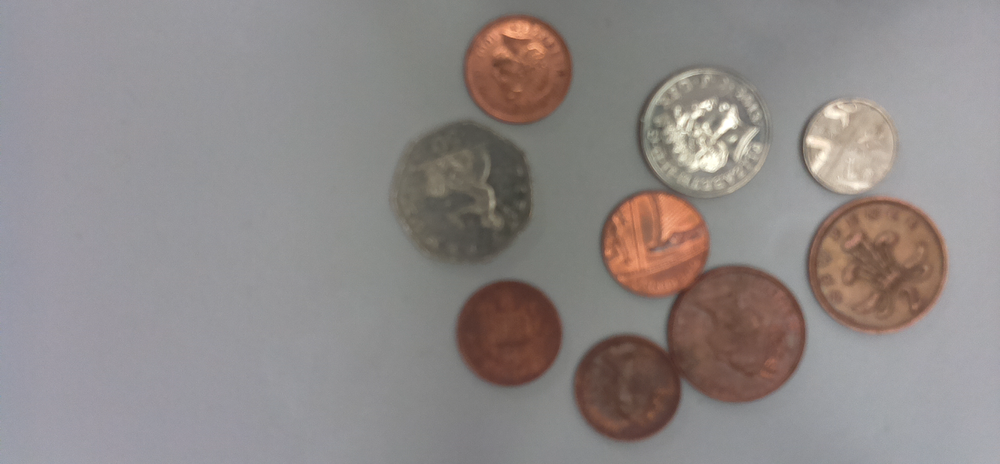
#> input picture capstone_coins.png, 1000 x 464 px, shrunk from 1920 x 890 before the run
$ python capstone_solution.py
#> lines starting #> are read from the running program, lines starting #| are printed output that depends on the picture; after the words box and inside, x2 and y2 are one past the last pixel; in counts of white or black regions, pixels touching at a corner belong together; long printed decimals are rounded
import sys
import numpy as np
import cv2

def av_pix(img,cricles,size):
    av_value = []
    for coords in circles[0,:]:
        col = np.mean(img[coords[1]-size:coords[1]+size,coords[0]-size:coords[0]+size])
        print(img[coords[1]-size:coords[1]+size,coords[0]-size:coords[0]+size])
        av_value.append(col)
    return av_value

def get_radius(circles):
    radius = []
    for coords in circles [0,:]:
        radius.append(coords[2])
    return radius

img = cv2.imread('capstone_coins.png', cv2.IMREAD_GRAYSCALE)
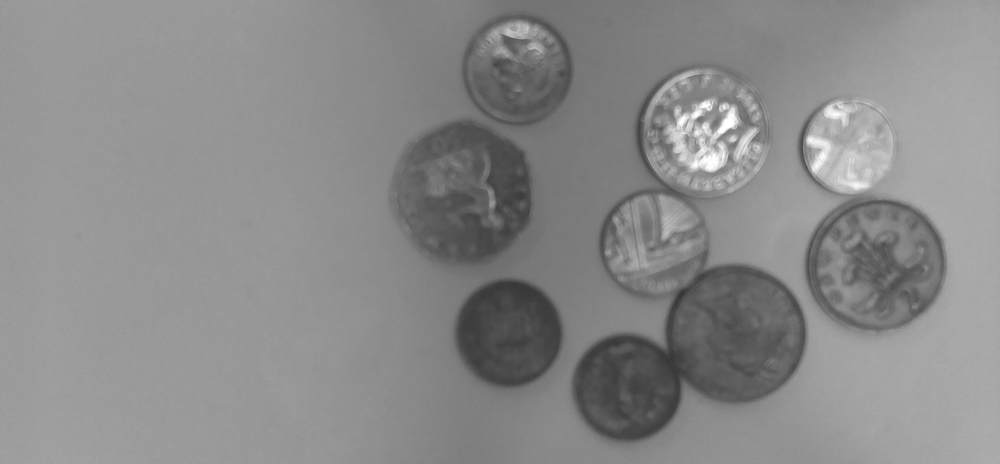
#> img: shape (464, 1000); min 51, max 255, mean 138
original_image = cv2.imread('capstone_coins.png')
#> original_image is the input picture: shape (464, 1000, 3); mean B, G, R 135.4, 136.8, 142.9
img = cv2.GaussianBlur(img, (5, 5), 0)

circles = cv2.HoughCircles(img, cv2.HOUGH_GRADIENT, 0.9, 120, param1=50, param2=27, minRadius=60, maxRadius=120)
#> circles = [[875.5, 264.5, 70.5], [734.5, 334.5, 69.9], [704.5, 133.5, 62.7]]

circles = np.uint16(np.around(circles))
#> circles = [[876, 264, 70], [734, 334, 70], [704, 134, 63]]
count = 1
for i in circles[0,:]:
    # draw the outer circle
    cv2.circle(original_image,(i[0],i[1]),i[2],(0,255,0),2)
    # draw the center of the circle
    cv2.circle(original_image,(i[0],i[1]),2,(0,0,255),3)
    # cv2.putText(original_image, str(count), (i[0], i[1]), cv2.FONT_HERSHEY_SIMPLEX, 2, (0,0,0), 2)
    count += 1
#> this loop made 3 passes
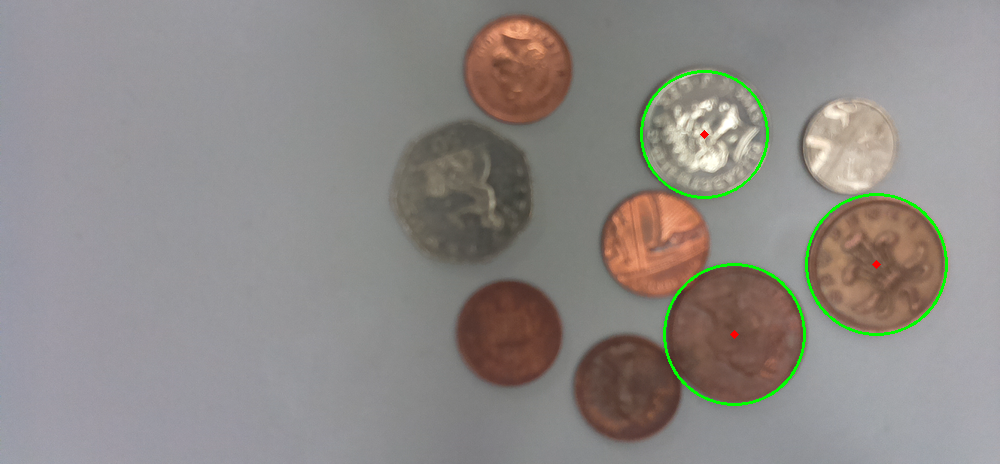
#> original_image: shape (464, 1000, 3); 0.82% of pixels changed, all inside (x1, y1, x2, y2) = (640, 70, 948, 406)
#> after the loop, count = 4

radii = get_radius(circles)
#> the loop in get_radius, `for coords in circles [0,:]:` made 3 passes
#> after the loop in get_radius, `for coords in circles [0,:]:`: radius = [70, 70, 63]
#> radii = [70, 70, 63]
print(radii)
#| [70, 70, 63]

bright_values = av_pix(img,circles,20)
#> the loop in av_pix, `for coords in circles[0,:]:` made 3 passes
#> (coords, col) on passes 1 to 3: ([876, 264, 70], 98.44), ([734, 334, 70], 87.8), ([704, 134, 63], 181.3)
#> (printed output is left out)
#> after the loop in av_pix, `for coords in circles[0,:]:`: av_value = [98.44, 87.8, 181.3]
#> bright_values = [98.44, 87.8, 181.3]
print(bright_values)
#| [98.435, 87.796, 181.294]

values = []
for a,b in zip(bright_values,radii):
    if a > 150 and b > 110:
        values.append(10)
    elif a > 150 and b <= 110:
        values.append(5)
    elif a < 150 and b > 110:
        values.append(2)
    elif a < 150 and b < 110:
        values.append(1)
#> this loop made 3 passes
#> (a, b) on passes 1 to 3: (98.44, 70), (87.8, 70), (181.3, 63)
#> after the loop, values = [1, 1, 5]
print(values)
#| [1, 1, 5]
count_2 = 0
for i in circles [0,:]:
    cv2.putText(original_image, str(values[count_2]) + 'p', (i[0],i[1]), cv2.FONT_HERSHEY_SIMPLEX, 2, (0,0,0), 2)
    count_2 += 1
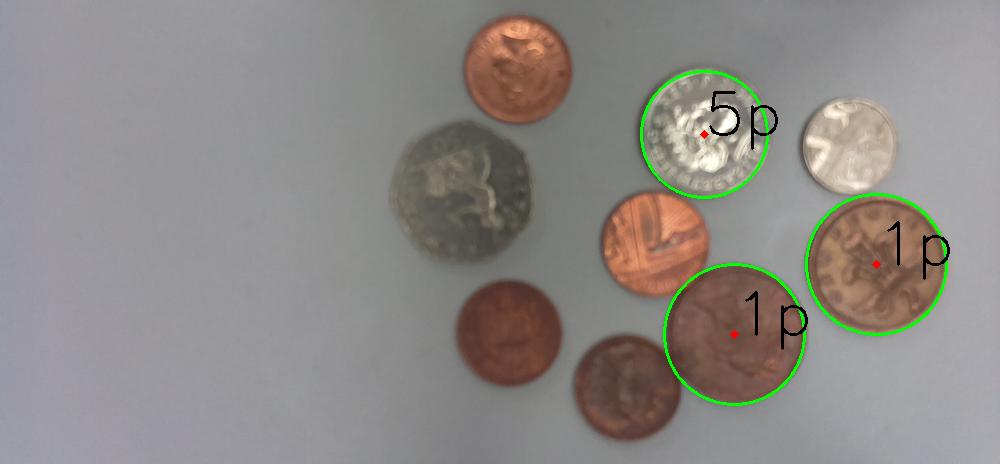
#> original_image: shape (464, 1000, 3); 0.36% of pixels changed, all inside (x1, y1, x2, y2) = (709, 91, 950, 350)
#> after the loop, count_2 = 3
cv2.putText(original_image, 'ESTIMATED TOTAL VALUE: ' + str(sum(values)) + 'p', (200,100), cv2.FONT_HERSHEY_SIMPLEX, 1.3, 255)
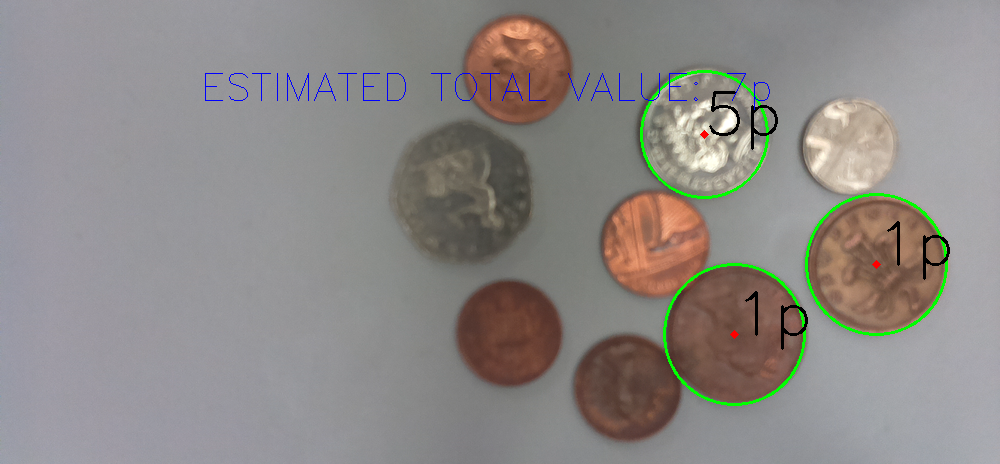
#> original_image: shape (464, 1000, 3); 0.28% of pixels changed, all inside (x1, y1, x2, y2) = (205, 73, 770, 110)

print(circles)
#| [[[876 264  70]
#|   [734 334  70]
#|   [704 134  63]]]

cv2.imshow('Detected Circles', original_image)
cv2.waitKey(0)
cv2.destroyAllWindows()
